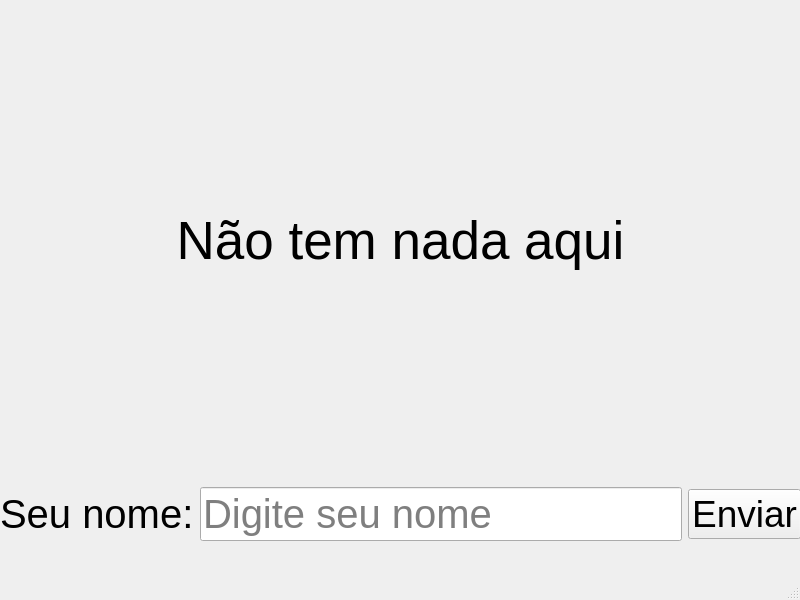
<?xml version="1.0" encoding="UTF-8"?>
<ui version="4.0">
 <class>MainWindow</class>
 <widget class="QMainWindow" name="MainWindow">
  <property name="geometry">
   <rect>
    <x>0</x>
    <y>0</y>
    <width>800</width>
    <height>600</height>
   </rect>
  </property>
  <property name="windowTitle">
   <string>MainWindow</string>
  </property>
  <widget class="QWidget" name="centralwidget">
   <widget class="QWidget" name="gridLayoutWidget">
    <property name="geometry">
     <rect>
      <x>0</x>
      <y>0</y>
      <width>801</width>
      <height>541</height>
     </rect>
    </property>
    <layout class="QGridLayout" name="gridLayout">
     <property name="sizeConstraint">
      <enum>QLayout::SizeConstraint::SetDefaultConstraint</enum>
     </property>
     <item row="0" column="0">
      <widget class="QLabel" name="labelResult">
       <property name="font">
        <font>
         <family>Arial</family>
         <pointsize>40</pointsize>
        </font>
       </property>
       <property name="text">
        <string>Não tem nada aqui</string>
       </property>
       <property name="alignment">
        <set>Qt::AlignmentFlag::AlignCenter</set>
       </property>
      </widget>
     </item>
     <item row="1" column="0">
      <layout class="QGridLayout" name="gridLayout_2">
       <item row="0" column="1">
        <widget class="QLineEdit" name="lineName">
         <property name="font">
          <font>
           <pointsize>30</pointsize>
          </font>
         </property>
         <property name="placeholderText">
          <string>Digite seu nome</string>
         </property>
        </widget>
       </item>
       <item row="0" column="0">
        <widget class="QLabel" name="labelName">
         <property name="font">
          <font>
           <family>Arial</family>
           <pointsize>30</pointsize>
          </font>
         </property>
         <property name="text">
          <string>Seu nome:</string>
         </property>
        </widget>
       </item>
       <item row="0" column="2">
        <widget class="QPushButton" name="buttonSend">
         <property name="font">
          <font>
           <pointsize>28</pointsize>
          </font>
         </property>
         <property name="text">
          <string>Enviar</string>
         </property>
        </widget>
       </item>
      </layout>
     </item>
    </layout>
   </widget>
  </widget>
  <widget class="QMenuBar" name="menubar">
   <property name="geometry">
    <rect>
     <x>0</x>
     <y>0</y>
     <width>800</width>
     <height>33</height>
    </rect>
   </property>
  </widget>
  <widget class="QStatusBar" name="statusbar"/>
 </widget>
 <resources/>
 <connections/>
</ui>
